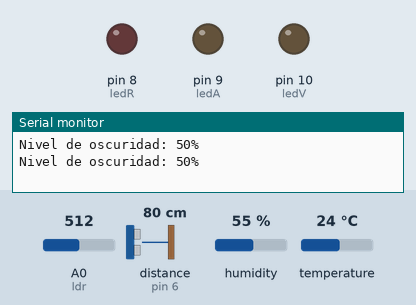
Recording of a sketch running on a simulated Arduino Uno, built with avr-gcc and run on an emulated ATmega328P. Shown: output pins drawn as LEDs (lit = HIGH), the last lines printed to the serial monitor. Wiring (inferred from the names in the program): ultrasonic range finder: trigger pin 7; echo pin 6. The inputs (shaded band) are chosen by the test bench; at power-on: A0 (ldr) = 512, distance to the obstacle (sensor on pin 6) 80 cm, humidity 55 %, temperature 24 °C. The echo pulse lasts 58.3 µs per cm; pins used as bus, display or sensor lines are not drawn.

Above: at 1.8 s.
1.9 s: A0 (ldr) set to 607
3.4 s: A0 (ldr) set to 638
At 5.2 s:
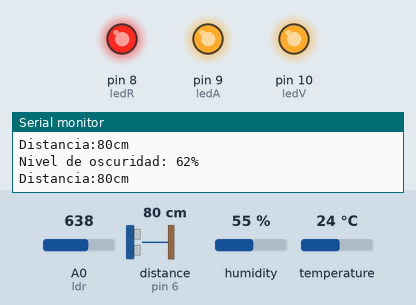
5.5 s: distance to the obstacle (sensor on pin 6) set to 12 cm
7.0 s: distance to the obstacle (sensor on pin 6) set to 9 cm
9.6 s: A0 (ldr) set to 511
At 11.3 s:
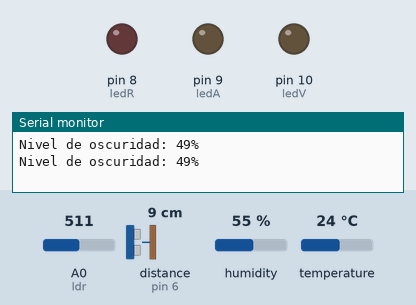
11.6 s: A0 (ldr) set to 716
At 13.1 s:
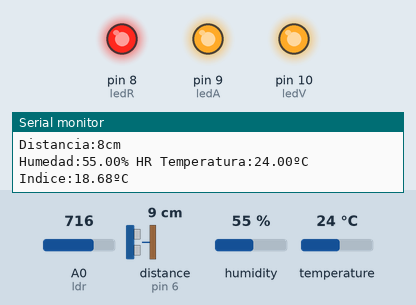
Timing chart, 0 to 14.6 s (numbered marks = the images above; inputs shaded):
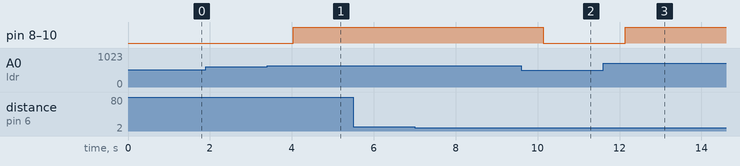

Measured:
- the behaviour switches between 624 and 625 on A0 (ldr) (found by bisection; images 0 and 1)
- after the input at 3.4 s, pin 8 (ledR), pin 9 (ledA), pin 10 (ledV): LOW → HIGH after 0.63 s
- after the input at 9.6 s, pin 8 (ledR), pin 9 (ledA), pin 10 (ledV): HIGH → LOW after 0.54 s
- after the input at 11.6 s, pin 8 (ledR), pin 9 (ledA), pin 10 (ledV): LOW → HIGH after 0.54 s

The sketch:

C12-RETO.ino
```cpp
#include <DHT.h>
int ldr=A0, lectura, oscuridad,
ledR=8, ledA=9, ledV=10,
trig=7, echo=6;
long duracion, distancia;
float t,h,i;
DHT sensor(11,DHT11); //DHT22
void setup(){
  pinMode(echo,INPUT);
  for(int i=7;i<=10;i++){
    pinMode(i,OUTPUT);
  }
  Serial.begin(9600);
  sensor.begin();
}

void loop() {
  lectura=analogRead(ldr);
  oscuridad=map(lectura,0,1023,0,100);
  Serial.println("Nivel de oscuridad: "+String(oscuridad)+"%");
  digitalWrite(trig,0);
  delayMicroseconds(2);
  digitalWrite(trig,1);
  delayMicroseconds(10);
  digitalWrite(trig,0);
  duracion=pulseIn(echo,1);
  distancia=(duracion/2)/29;
  if(oscuridad>60){
    digitalWrite(ledR,1);
    digitalWrite(ledA,1);
    digitalWrite(ledV,1);
    Serial.println("Distancia:"+String(distancia)+"cm");
    if(distancia<10){
      t=sensor.readTemperature();
      h=sensor.readHumidity();
      i=sensor.computeHeatIndex(t,h,true);
      Serial.print("Humedad:"+String(h)+"% HR");
      Serial.print(" Temperatura:"+String(t)+"ºC");
      Serial.println(" Indice:"+String(i)+"ºC");
    }
  }
  else{
    digitalWrite(ledR,0);
    digitalWrite(ledA,0);
    digitalWrite(ledV,0);
  }
  delay(1000);
}
```
